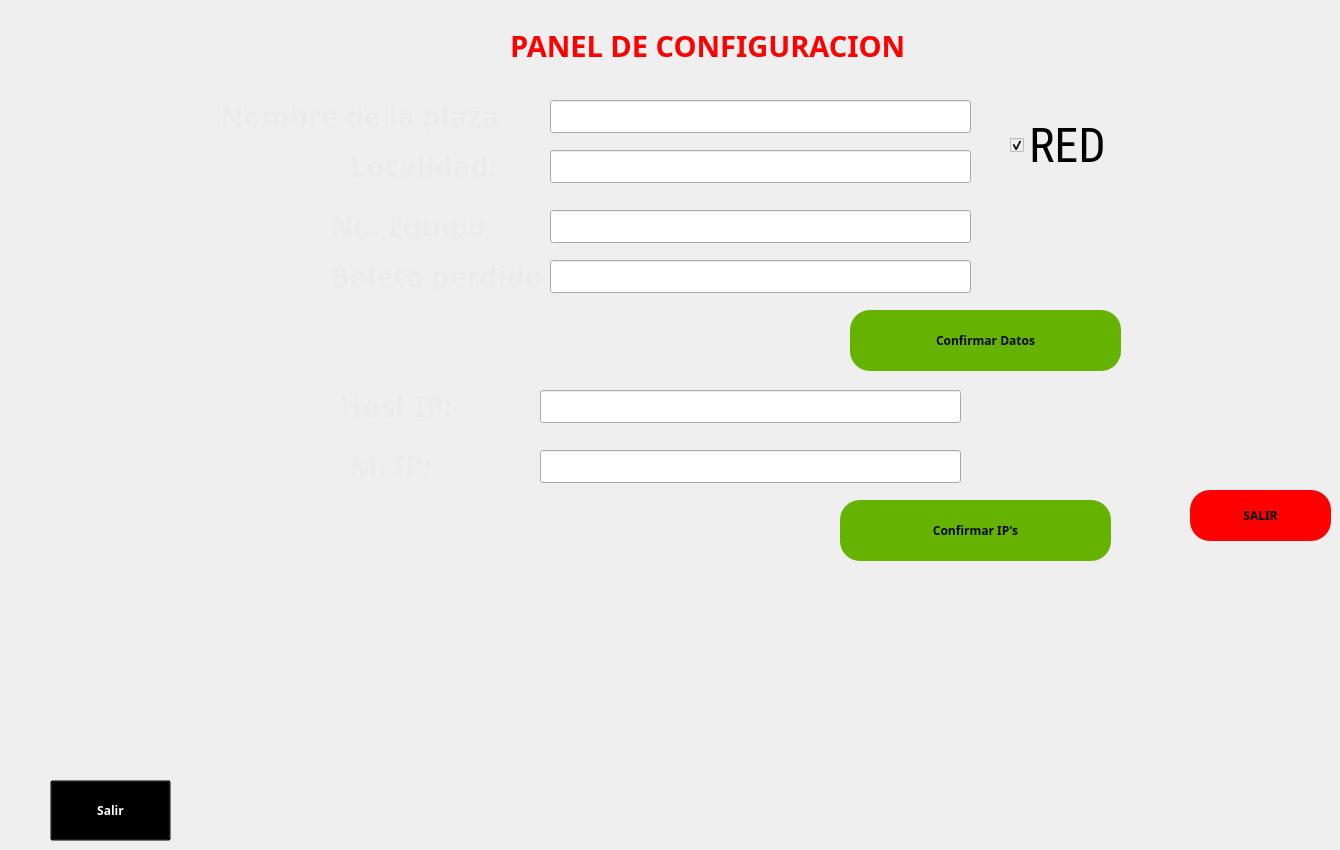
   <widget class="QWidget" name="page_4">
    <widget class="QLabel" name="ltime_10">
     <property name="geometry">
      <rect>
       <x>350</x>
       <y>150</y>
       <width>161</width>
       <height>31</height>
      </rect>
     </property>
     <property name="font">
      <font>
       <family>Droid Sans</family>
       <pointsize>22</pointsize>
       <weight>75</weight>
       <italic>false</italic>
       <bold>true</bold>
      </font>
     </property>
     <property name="styleSheet">
      <string notr="true">background-color:transparent;
color:rgb(236, 236, 236);
</string>
     </property>
     <property name="text">
      <string>Localidad: </string>
     </property>
    </widget>
    <widget class="QLabel" name="ltime_37">
     <property name="geometry">
      <rect>
       <x>330</x>
       <y>210</y>
       <width>281</width>
       <height>31</height>
      </rect>
     </property>
     <property name="font">
      <font>
       <family>Droid Sans</family>
       <pointsize>22</pointsize>
       <weight>75</weight>
       <italic>false</italic>
       <bold>true</bold>
      </font>
     </property>
     <property name="styleSheet">
      <string notr="true">background-color:transparent;
color:rgb(236, 236, 236);
</string>
     </property>
     <property name="text">
      <string>No. Equipo</string>
     </property>
    </widget>
    <widget class="QLineEdit" name="lloc">
     <property name="geometry">
      <rect>
       <x>550</x>
       <y>150</y>
       <width>421</width>
       <height>33</height>
      </rect>
     </property>
     <property name="styleSheet">
      <string notr="true">color:white;</string>
     </property>
    </widget>
    <widget class="QPushButton" name="bconfirmarplaza">
     <property name="geometry">
      <rect>
       <x>850</x>
       <y>310</y>
       <width>271</width>
       <height>61</height>
      </rect>
     </property>
     <property name="font">
      <font>
       <family>Sans Serif</family>
       <weight>75</weight>
       <italic>false</italic>
       <bold>true</bold>
      </font>
     </property>
     <property name="styleSheet">
      <string notr="true">background-color:rgb(101, 179, 0);
color:rgb(7, 7, 7);
border-radius:20%</string>
     </property>
     <property name="text">
      <string>Confirmar Datos</string>
     </property>
     <property name="iconSize">
      <size>
       <width>128</width>
       <height>128</height>
      </size>
     </property>
    </widget>
    <widget class="QLineEdit" name="lhost">
     <property name="geometry">
      <rect>
       <x>540</x>
       <y>390</y>
       <width>421</width>
       <height>33</height>
      </rect>
     </property>
     <property name="styleSheet">
      <string notr="true">color:white;</string>
     </property>
    </widget>
    <widget class="QLabel" name="ltime_35">
     <property name="geometry">
      <rect>
       <x>350</x>
       <y>450</y>
       <width>281</width>
       <height>31</height>
      </rect>
     </property>
     <property name="font">
      <font>
       <family>Droid Sans</family>
       <pointsize>22</pointsize>
       <weight>75</weight>
       <italic>false</italic>
       <bold>true</bold>
      </font>
     </property>
     <property name="styleSheet">
      <string notr="true">background-color:transparent;
color:rgb(236, 236, 236);
</string>
     </property>
     <property name="text">
      <string>Mi IP:</string>
     </property>
    </widget>
    <widget class="QLabel" name="ltime_9">
     <property name="geometry">
      <rect>
       <x>220</x>
       <y>100</y>
       <width>281</width>
       <height>31</height>
      </rect>
     </property>
     <property name="font">
      <font>
       <family>Droid Sans</family>
       <pointsize>22</pointsize>
       <weight>75</weight>
       <italic>false</italic>
       <bold>true</bold>
      </font>
     </property>
     <property name="styleSheet">
      <string notr="true">background-color:transparent;
color:rgb(236, 236, 236);
</string>
     </property>
     <property name="text">
      <string>Nombre de la plaza: </string>
     </property>
    </widget>
    <widget class="QLineEdit" name="lip">
     <property name="geometry">
      <rect>
       <x>540</x>
       <y>450</y>
       <width>421</width>
       <height>33</height>
      </rect>
     </property>
     <property name="styleSheet">
      <string notr="true">color:white;</string>
     </property>
    </widget>
    <widget class="QLineEdit" name="leq">
     <property name="geometry">
      <rect>
       <x>550</x>
       <y>210</y>
       <width>421</width>
       <height>33</height>
      </rect>
     </property>
     <property name="styleSheet">
      <string notr="true">color:white;</string>
     </property>
    </widget>
    <widget class="QLabel" name="ltime_36">
     <property name="geometry">
      <rect>
       <x>340</x>
       <y>390</y>
       <width>201</width>
       <height>31</height>
      </rect>
     </property>
     <property name="font">
      <font>
       <family>Droid Sans</family>
       <pointsize>22</pointsize>
       <weight>75</weight>
       <italic>false</italic>
       <bold>true</bold>
      </font>
     </property>
     <property name="styleSheet">
      <string notr="true">background-color:transparent;
color:rgb(236, 236, 236);
</string>
     </property>
     <property name="text">
      <string>Host IP:</string>
     </property>
    </widget>
    <widget class="QLineEdit" name="lnom">
     <property name="geometry">
      <rect>
       <x>550</x>
       <y>100</y>
       <width>421</width>
       <height>33</height>
      </rect>
     </property>
     <property name="styleSheet">
      <string notr="true">color:white;</string>
     </property>
    </widget>
    <widget class="QPushButton" name="salirplaza">
     <property name="geometry">
      <rect>
       <x>50</x>
       <y>780</y>
       <width>121</width>
       <height>61</height>
      </rect>
     </property>
     <property name="font">
      <font>
       <family>Sans Serif</family>
       <weight>75</weight>
       <italic>false</italic>
       <bold>true</bold>
      </font>
     </property>
     <property name="styleSheet">
      <string notr="true">background-color:transparent;
color:white;
</string>
     </property>
     <property name="text">
      <string>Salir</string>
     </property>
     <property name="icon">
      <iconset>
       <normaloff>../../../../../../../media/iconos/fb5.png</normaloff>../../../../../../../media/iconos/fb5.png</iconset>
     </property>
     <property name="iconSize">
      <size>
       <width>128</width>
       <height>128</height>
      </size>
     </property>
    </widget>
    <widget class="QLabel" name="ltime_11">
     <property name="geometry">
      <rect>
       <x>510</x>
       <y>30</y>
       <width>491</width>
       <height>31</height>
      </rect>
     </property>
     <property name="font">
      <font>
       <family>Droid Sans</family>
       <pointsize>22</pointsize>
       <weight>75</weight>
       <italic>false</italic>
       <bold>true</bold>
      </font>
     </property>
     <property name="styleSheet">
      <string notr="true">background-color:transparent;
color:red
</string>
     </property>
     <property name="text">
      <string>PANEL DE CONFIGURACION</string>
     </property>
    </widget>
    <widget class="QPushButton" name="bsalir">
     <property name="geometry">
      <rect>
       <x>1190</x>
       <y>490</y>
       <width>141</width>
       <height>51</height>
      </rect>
     </property>
     <property name="font">
      <font>
       <family>Sans Serif</family>
       <weight>75</weight>
       <italic>false</italic>
       <bold>true</bold>
      </font>
     </property>
     <property name="styleSheet">
      <string notr="true">background-color:red;
color:black;
border-radius:20%</string>
     </property>
     <property name="text">
      <string>SALIR</string>
     </property>
     <property name="iconSize">
      <size>
       <width>128</width>
       <height>128</height>
      </size>
     </property>
    </widget>
    <widget class="QPushButton" name="bconfirmarIP">
     <property name="geometry">
      <rect>
       <x>840</x>
       <y>500</y>
       <width>271</width>
       <height>61</height>
      </rect>
     </property>
     <property name="font">
      <font>
       <family>Sans Serif</family>
       <weight>75</weight>
       <italic>false</italic>
       <bold>true</bold>
      </font>
     </property>
     <property name="styleSheet">
      <string notr="true">background-color:rgb(101, 179, 0);
color:rgb(7, 7, 7);
border-radius:20%</string>
     </property>
     <property name="text">
      <string>Confirmar IP's</string>
     </property>
     <property name="iconSize">
      <size>
       <width>128</width>
       <height>128</height>
      </size>
     </property>
    </widget>
    <widget class="QCheckBox" name="ch1">
     <property name="enabled">
      <bool>false</bool>
     </property>
     <property name="geometry">
      <rect>
       <x>1010</x>
       <y>90</y>
       <width>201</width>
       <height>111</height>
      </rect>
     </property>
     <property name="font">
      <font>
       <family>Roboto Condensed</family>
       <pointsize>36</pointsize>
      </font>
     </property>
     <property name="styleSheet">
      <string notr="true">color:rgb(0, 0, 0)</string>
     </property>
     <property name="text">
      <string>RED</string>
     </property>
     <property name="checked">
      <bool>true</bool>
     </property>
    </widget>
    <widget class="QLineEdit" name="lbp">
     <property name="geometry">
      <rect>
       <x>550</x>
       <y>260</y>
       <width>421</width>
       <height>33</height>
      </rect>
     </property>
     <property name="styleSheet">
      <string notr="true">color:white;</string>
     </property>
    </widget>
    <widget class="QLabel" name="ltime_38">
     <property name="geometry">
      <rect>
       <x>330</x>
       <y>260</y>
       <width>281</width>
       <height>31</height>
      </rect>
     </property>
     <property name="font">
      <font>
       <family>Droid Sans</family>
       <pointsize>22</pointsize>
       <weight>75</weight>
       <italic>false</italic>
       <bold>true</bold>
      </font>
     </property>
     <property name="styleSheet">
      <string notr="true">background-color:transparent;
color:rgb(236, 236, 236);
</string>
     </property>
     <property name="text">
      <string>Boleto perdido</string>
     </property>
    </widget>
   </widget>
